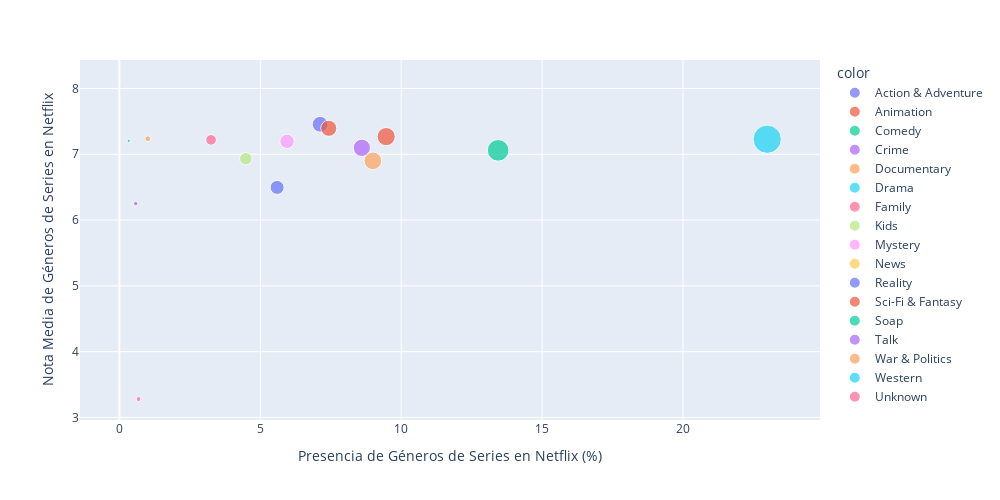

Notebook code cell kept with this figure:
### Code cell
#De nuevo, medias y medianas no varían mucho así que procedemos a dibujar la gráfica
porcentaje_presencia = info_final_series_votadas_netflix["netflix_genre_percentage"].to_list() #Eje X de nuestra gráfica
nota_media = info_final_series_votadas_netflix["vote_avg_genre"].to_list() #Eje Y de nuestra gráfica
numero_apariciones = info_final_series_votadas_netflix["genre_presence"].to_list() #Tamaño de los puntos
genero = info_final_series_votadas_netflix.index.to_list() #Géneros de las series

fig = px.scatter(
    x=porcentaje_presencia,
    y=nota_media,
    size=numero_apariciones, 
    color=genero, 
    labels={'x': 'Presencia de Géneros de Series en Netflix (%)', 'y': 'Nota Media de Géneros de Series en Netflix'},
    hover_name=genero, 
    width=1000,  
    height=500
)
fig.show()

### Figure 1 — Plotly figure (JSON) as saved in the notebook; plotly's stock layout.template omitted (floating-point values rounded to 4 significant figures)
{"data": [{"hovertemplate": "<b>%{hovertext}</b><br><br>color=Action & Adventure<br>Presencia de Géneros de Series en Netflix (%)=%{x}<br>Nota Media de Géneros de Series en Netflix=%{y}<br>size=%{marker.size}<extra></extra>", "hovertext": ["Action & Adventure"], "legendgroup": "Action & Adventure", "marker": {"color": "#636efa", "size": [346], "sizemode": "area", "sizeref": 2.792, "symbol": "circle"}, "mode": "markers", "name": "Action & Adventure", "orientation": "v", "showlegend": true, "type": "scatter", "x": [7.121], "xaxis": "x", "y": [7.456], "yaxis": "y"}, {"hovertemplate": "<b>%{hovertext}</b><br><br>color=Animation<br>Presencia de Géneros de Series en Netflix (%)=%{x}<br>Nota Media de Géneros de Series en Netflix=%{y}<br>size=%{marker.size}<extra></extra>", "hovertext": ["Animation"], "legendgroup": "Animation", "marker": {"color": "#EF553B", "size": [460], "sizemode": "area", "sizeref": 2.792, "symbol": "circle"}, "mode": "markers", "name": "Animation", "orientation": "v", "showlegend": true, "type": "scatter", "x": [9.467], "xaxis": "x", "y": [7.269], "yaxis": "y"}, {"hovertemplate": "<b>%{hovertext}</b><br><br>color=Comedy<br>Presencia de Géneros de Series en Netflix (%)=%{x}<br>Nota Media de Géneros de Series en Netflix=%{y}<br>size=%{marker.size}<extra></extra>", "hovertext": ["Comedy"], "legendgroup": "Comedy", "marker": {"color": "#00cc96", "size": [653], "sizemode": "area", "sizeref": 2.792, "symbol": "circle"}, "mode": "markers", "name": "Comedy", "orientation": "v", "showlegend": true, "type": "scatter", "x": [13.44], "xaxis": "x", "y": [7.06], "yaxis": "y"}, {"hovertemplate": "<b>%{hovertext}</b><br><br>color=Crime<br>Presencia de Géneros de Series en Netflix (%)=%{x}<br>Nota Media de Géneros de Series en Netflix=%{y}<br>size=%{marker.size}<extra></extra>", "hovertext": ["Crime"], "legendgroup": "Crime", "marker": {"color": "#ab63fa", "size": [418], "sizemode": "area", "sizeref": 2.792, "symbol": "circle"}, "mode": "markers", "name": "Crime", "orientation": "v", "showlegend": true, "type": "scatter", "x": [8.603], "xaxis": "x", "y": [7.098], "yaxis": "y"}, {"hovertemplate": "<b>%{hovertext}</b><br><br>color=Documentary<br>Presencia de Géneros de Series en Netflix (%)=%{x}<br>Nota Media de Géneros de Series en Netflix=%{y}<br>size=%{marker.size}<extra></extra>", "hovertext": ["Documentary"], "legendgroup": "Documentary", "marker": {"color": "#FFA15A", "size": [437], "sizemode": "area", "sizeref": 2.792, "symbol": "circle"}, "mode": "markers", "name": "Documentary", "orientation": "v", "showlegend": true, "type": "scatter", "x": [8.994], "xaxis": "x", "y": [6.9], "yaxis": "y"}, {"hovertemplate": "<b>%{hovertext}</b><br><br>color=Drama<br>Presencia de Géneros de Series en Netflix (%)=%{x}<br>Nota Media de Géneros de Series en Netflix=%{y}<br>size=%{marker.size}<extra></extra>", "hovertext": ["Drama"], "legendgroup": "Drama", "marker": {"color": "#19d3f3", "size": [1117], "sizemode": "area", "sizeref": 2.792, "symbol": "circle"}, "mode": "markers", "name": "Drama", "orientation": "v", "showlegend": true, "type": "scatter", "x": [22.99], "xaxis": "x", "y": [7.229], "yaxis": "y"}, {"hovertemplate": "<b>%{hovertext}</b><br><br>color=Family<br>Presencia de Géneros de Series en Netflix (%)=%{x}<br>Nota Media de Géneros de Series en Netflix=%{y}<br>size=%{marker.size}<extra></extra>", "hovertext": ["Family"], "legendgroup": "Family", "marker": {"color": "#FF6692", "size": [158], "sizemode": "area", "sizeref": 2.792, "symbol": "circle"}, "mode": "markers", "name": "Family", "orientation": "v", "showlegend": true, "type": "scatter", "x": [3.252], "xaxis": "x", "y": [7.22], "yaxis": "y"}, {"hovertemplate": "<b>%{hovertext}</b><br><br>color=Kids<br>Presencia de Géneros de Series en Netflix (%)=%{x}<br>Nota Media de Géneros de Series en Netflix=%{y}<br>size=%{marker.size}<extra></extra>", "hovertext": ["Kids"], "legendgroup": "Kids", "marker": {"color": "#B6E880", "size": [218], "sizemode": "area", "sizeref": 2.792, "symbol": "circle"}, "mode": "markers", "name": "Kids", "orientation": "v", "showlegend": true, "type": "scatter", "x": [4.487], "xaxis": "x", "y": [6.933], "yaxis": "y"}, {"hovertemplate": "<b>%{hovertext}</b><br><br>color=Mystery<br>Presencia de Géneros de Series en Netflix (%)=%{x}<br>Nota Media de Géneros de Series en Netflix=%{y}<br>size=%{marker.size}<extra></extra>", "hovertext": ["Mystery"], "legendgroup": "Mystery", "marker": {"color": "#FF97FF", "size": [289], "sizemode": "area", "sizeref": 2.792, "symbol": "circle"}, "mode": "markers", "name": "Mystery", "orientation": "v", "showlegend": true, "type": "scatter", "x": [5.948], "xaxis": "x", "y": [7.196], "yaxis": "y"}, {"hovertemplate": "<b>%{hovertext}</b><br><br>color=News<br>Presencia de Géneros de Series en Netflix (%)=%{x}<br>Nota Media de Géneros de Series en Netflix=%{y}<br>size=%{marker.size}<extra></extra>", "hovertext": ["News"], "legendgroup": "News", "marker": {"color": "#FECB52", "size": [1], "sizemode": "area", "sizeref": 2.792, "symbol": "circle"}, "mode": "markers", "name": "News", "orientation": "v", "showlegend": true, "type": "scatter", "x": [0.02058], "xaxis": "x", "y": [7.1], "yaxis": "y"}, {"hovertemplate": "<b>%{hovertext}</b><br><br>color=Reality<br>Presencia de Géneros de Series en Netflix (%)=%{x}<br>Nota Media de Géneros de Series en Netflix=%{y}<br>size=%{marker.size}<extra></extra>", "hovertext": ["Reality"], "legendgroup": "Reality", "marker": {"color": "#636efa", "size": [272], "sizemode": "area", "sizeref": 2.792, "symbol": "circle"}, "mode": "markers", "name": "Reality", "orientation": "v", "showlegend": true, "type": "scatter", "x": [5.598], "xaxis": "x", "y": [6.496], "yaxis": "y"}, {"hovertemplate": "<b>%{hovertext}</b><br><br>color=Sci-Fi & Fantasy<br>Presencia de Géneros de Series en Netflix (%)=%{x}<br>Nota Media de Géneros de Series en Netflix=%{y}<br>size=%{marker.size}<extra></extra>", "hovertext": ["Sci-Fi & Fantasy"], "legendgroup": "Sci-Fi & Fantasy", "marker": {"color": "#EF553B", "size": [361], "sizemode": "area", "sizeref": 2.792, "symbol": "circle"}, "mode": "markers", "name": "Sci-Fi & Fantasy", "orientation": "v", "showlegend": true, "type": "scatter", "x": [7.43], "xaxis": "x", "y": [7.395], "yaxis": "y"}, {"hovertemplate": "<b>%{hovertext}</b><br><br>color=Soap<br>Presencia de Géneros de Series en Netflix (%)=%{x}<br>Nota Media de Géneros de Series en Netflix=%{y}<br>size=%{marker.size}<extra></extra>", "hovertext": ["Soap"], "legendgroup": "Soap", "marker": {"color": "#00cc96", "size": [16], "sizemode": "area", "sizeref": 2.792, "symbol": "circle"}, "mode": "markers", "name": "Soap", "orientation": "v", "showlegend": true, "type": "scatter", "x": [0.3293], "xaxis": "x", "y": [7.204], "yaxis": "y"}, {"hovertemplate": "<b>%{hovertext}</b><br><br>color=Talk<br>Presencia de Géneros de Series en Netflix (%)=%{x}<br>Nota Media de Géneros de Series en Netflix=%{y}<br>size=%{marker.size}<extra></extra>", "hovertext": ["Talk"], "legendgroup": "Talk", "marker": {"color": "#ab63fa", "size": [28], "sizemode": "area", "sizeref": 2.792, "symbol": "circle"}, "mode": "markers", "name": "Talk", "orientation": "v", "showlegend": true, "type": "scatter", "x": [0.5763], "xaxis": "x", "y": [6.249], "yaxis": "y"}, {"hovertemplate": "<b>%{hovertext}</b><br><br>color=War & Politics<br>Presencia de Géneros de Series en Netflix (%)=%{x}<br>Nota Media de Géneros de Series en Netflix=%{y}<br>size=%{marker.size}<extra></extra>", "hovertext": ["War & Politics"], "legendgroup": "War & Politics", "marker": {"color": "#FFA15A", "size": [49], "sizemode": "area", "sizeref": 2.792, "symbol": "circle"}, "mode": "markers", "name": "War & Politics", "orientation": "v", "showlegend": true, "type": "scatter", "x": [1.008], "xaxis": "x", "y": [7.235], "yaxis": "y"}, {"hovertemplate": "<b>%{hovertext}</b><br><br>color=Western<br>Presencia de Géneros de Series en Netflix (%)=%{x}<br>Nota Media de Géneros de Series en Netflix=%{y}<br>size=%{marker.size}<extra></extra>", "hovertext": ["Western"], "legendgroup": "Western", "marker": {"color": "#19d3f3", "size": [3], "sizemode": "area", "sizeref": 2.792, "symbol": "circle"}, "mode": "markers", "name": "Western", "orientation": "v", "showlegend": true, "type": "scatter", "x": [0.06174], "xaxis": "x", "y": [8.114], "yaxis": "y"}, {"hovertemplate": "<b>%{hovertext}</b><br><br>color=Unknown<br>Presencia de Géneros de Series en Netflix (%)=%{x}<br>Nota Media de Géneros de Series en Netflix=%{y}<br>size=%{marker.size}<extra></extra>", "hovertext": ["Unknown"], "legendgroup": "Unknown", "marker": {"color": "#FF6692", "size": [33], "sizemode": "area", "sizeref": 2.792, "symbol": "circle"}, "mode": "markers", "name": "Unknown", "orientation": "v", "showlegend": true, "type": "scatter", "x": [0.6792], "xaxis": "x", "y": [3.28], "yaxis": "y"}], "layout": {"height": 500, "legend": {"itemsizing": "constant", "title": {"text": "color"}, "tracegroupgap": 0}, "margin": {"t": 60}, "width": 1000, "xaxis": {"anchor": "y", "domain": [0, 1], "title": {"text": "Presencia de Géneros de Series en Netflix (%)"}}, "yaxis": {"anchor": "x", "domain": [0, 1], "title": {"text": "Nota Media de Géneros de Series en Netflix"}}}}
